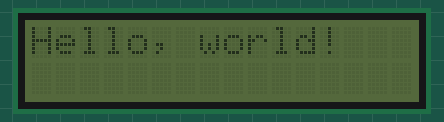
The sketch below on a simulated Arduino Uno, built with avr-gcc and run on an emulated ATmega328P. Shown: 16×2 character LCD.

Above: at 2.1 s.

The sketch:

HelloWorld1.ino
```cpp
//YWROBOT
//Compatible with the Arduino IDE 1.0
//Library version:1.1
#include <Wire.h>
#include <LiquidCrystal_I2C.h>

LiquidCrystal_I2C lcd(0x27,16,2);  // set the LCD address to 0x27 for a 16 chars and 2 line display

void setup()
{
  lcd.init();                      // initialize the lcd

  // Print a message to the LCD.
  lcd.backlight();
  delay(300);
  lcd.print("Hello, world!");
  lcd.noBacklight();
  delay(300);
}

void loop()
{
  delay(1000);
  setup();
}
```

Measured:
- what the display in image 0 shows lasts 1.3 s, from 2.1 s to 3.4 s
